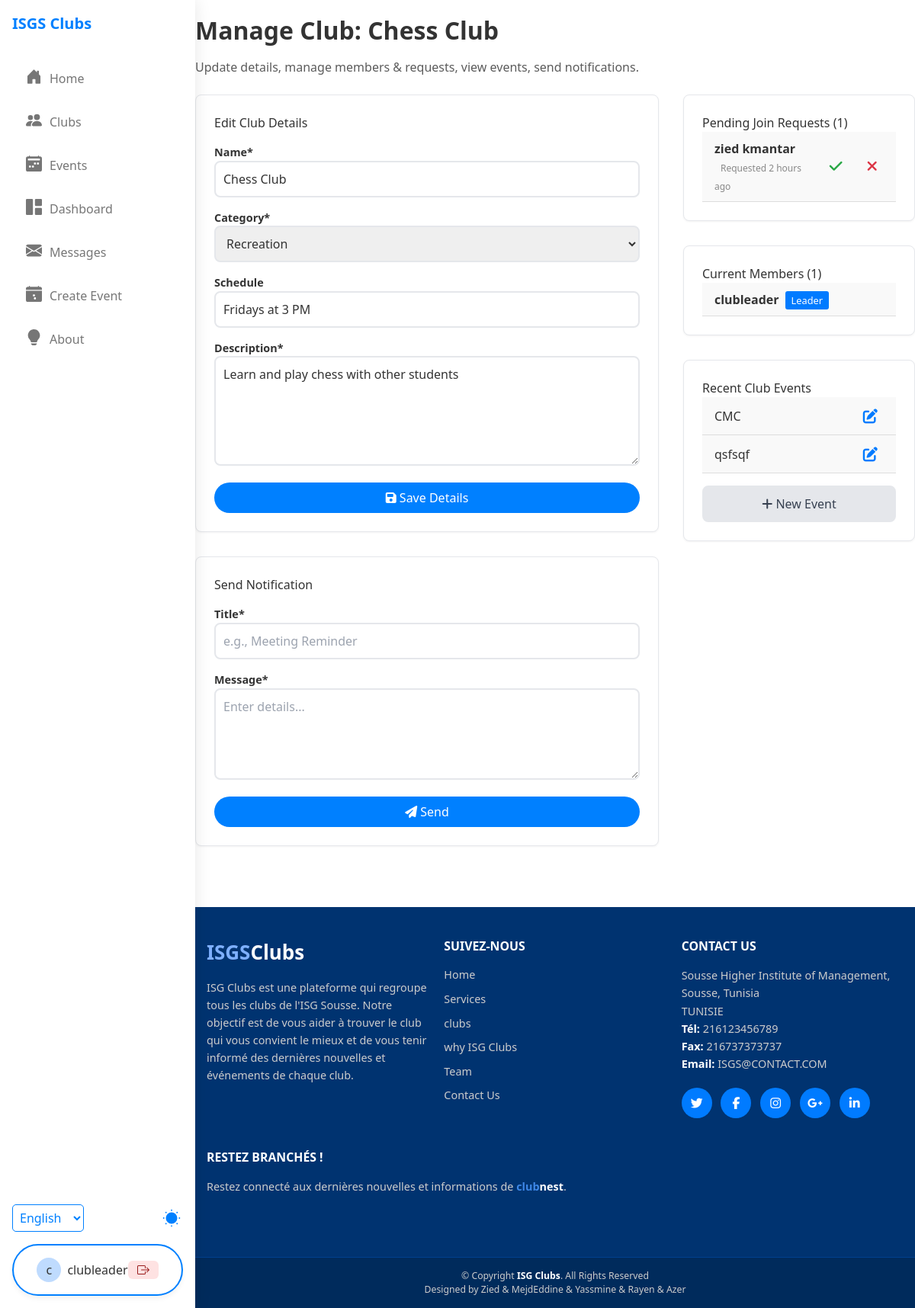
Screenshot of /manage-club.php?id=2 (signed in) with the database file from the repository.
### tables this page shows
CREATE TABLE `clubs` (
  `id` int(11) NOT NULL,
  `name` varchar(100) NOT NULL,
  `description` text DEFAULT NULL,
  `category` varchar(50) NOT NULL,
  `meeting_schedule` varchar(100) DEFAULT NULL,
  `status` enum('pending','active','rejected') NOT NULL DEFAULT 'pending',
  `proposed_by_user_id` int(11) DEFAULT NULL COMMENT 'User ID who submitted the request',
  `created_at` timestamp NOT NULL DEFAULT current_timestamp()
);

CREATE TABLE `club_members` (
  `id` int(11) NOT NULL,
  `user_id` int(11) NOT NULL,
  `club_id` int(11) NOT NULL,
  `role` enum('member','leader','pending') NOT NULL DEFAULT 'pending',
  `joined_at` timestamp NOT NULL DEFAULT current_timestamp()
);

CREATE TABLE `users` (
  `id` int(11) NOT NULL,
  `username` varchar(50) NOT NULL,
  `email` varchar(100) NOT NULL,
  `password` varchar(255) NOT NULL,
  `role` enum('student','club_leader','admin') NOT NULL DEFAULT 'student',
  `is_banned` tinyint(1) NOT NULL DEFAULT 0,
  `ban_reason` text DEFAULT NULL,
  `banned_until` datetime DEFAULT NULL COMMENT 'Null for permanent ban',
  `created_at` timestamp NOT NULL DEFAULT current_timestamp()
);

CREATE TABLE `events` (
  `id` int(11) NOT NULL,
  `club_id` int(11) NOT NULL,
  `name` varchar(150) NOT NULL,
  `description` text DEFAULT NULL,
  `event_date` datetime NOT NULL,
  `event_end_date` datetime DEFAULT NULL COMMENT 'Optional: Date and time the event ends',
  `location` varchar(255) DEFAULT NULL,
  `status` enum('pending','active','rejected') NOT NULL DEFAULT 'pending',
  `poster_image_path` varchar(255) DEFAULT NULL COMMENT 'Path to event poster image',
  `created_at` timestamp NOT NULL DEFAULT current_timestamp(),
  `created_by` int(11) DEFAULT NULL
);

### manage-club.php (the view, shortened to what this page needs)
<?php
require_once 'config/database.php';
$clubId = filter_input(INPUT_GET, 'id', FILTER_VALIDATE_INT);
$canManage = false; $isClubLeader = false; $clubToManage = null; $pageError = null;
try {
    $stmtClub = $pdo->prepare("SELECT * FROM clubs WHERE id = :id"); $stmtClub->bindParam(':id', $clubId, PDO::PARAM_INT); $stmtClub->execute(); $clubToManage = $stmtClub->fetch(PDO::FETCH_ASSOC);
} catch (Exception $e) { error_log("Manage Club Permission/Fetch Error: ".$e->getMessage()); $pageError="Could not load club data."; $clubToManage=false; }
function format_time_ago($datetime, $full = false) {  try{ $now=new DateTime; $ts=strtotime($datetime); if($ts===false)throw new Exception(); $ago=new DateTime('@'.$ts); $diff=$now->diff($ago); $s=['y'=>'year','m'=>'month','d'=>'day','h'=>'hour','i'=>'minute','s'=>'second']; foreach($s as $k=>&$v){if(property_exists($diff,$k)){if($diff->$k)$v=$diff->$k.' '.$v.($diff->$k>1?'s':'');else unset($s[$k]);}else unset($s[$k]);} if(!$full)$s=array_slice($s,0,1); return $s?implode(', ',$s).' ago':'just now'; } catch(Exception $e){ error_log("Time format err: ".$e->getMessage()); $ts=strtotime($datetime); return $ts?date('M j, Y g:i a',$ts):'Invalid date';} }
$availableCategories = ['Academic', 'Arts & Culture', 'Community Service', 'Recreation', 'Sports', 'Technology', 'Social', 'Other'];
$clubMembers = []; $clubEvents = []; $pendingRequests = [];
if ($clubToManage) {
    try {
        $stmtMembers = $pdo->prepare("SELECT u.id, u.username, cm.role FROM users u JOIN club_members cm ON u.id = cm.user_id WHERE cm.club_id = :club_id AND cm.role IN ('leader', 'member') ORDER BY FIELD(cm.role, 'leader', 'member'), u.username ASC");
        $stmtMembers->bindParam(':club_id', $clubId, PDO::PARAM_INT); $stmtMembers->execute(); $clubMembers = $stmtMembers->fetchAll(PDO::FETCH_ASSOC);
        $stmtPending = $pdo->prepare("SELECT u.id, u.username, cm.joined_at FROM users u JOIN club_members cm ON u.id = cm.user_id WHERE cm.club_id = :club_id AND cm.role = 'pending' ORDER BY cm.joined_at ASC");
        $stmtPending->bindParam(':club_id', $clubId, PDO::PARAM_INT); $stmtPending->execute(); $pendingRequests = $stmtPending->fetchAll(PDO::FETCH_ASSOC);
        $stmtEvents = $pdo->prepare("SELECT id, name, event_date FROM events WHERE club_id = :club_id AND status = 'active' ORDER BY event_date DESC LIMIT 10");
        $stmtEvents->bindParam(':club_id', $clubId, PDO::PARAM_INT); $stmtEvents->execute(); $clubEvents = $stmtEvents->fetchAll(PDO::FETCH_ASSOC);
    } catch (Exception $e) { error_log("Manage Club Fetch List Error: ".$e->getMessage()); $pageError = $pageError ?? "Could not load members/events."; }
}
include_once 'header.php';
?>
<main class="main-content manage-club-container">
    <div class="manage-club-wrapper">
        <div class="section-header"> <?php if ($clubToManage): ?> <h1 class="section-title">Manage Club: <?php echo htmlspecialchars($clubToManage['name']); ?></h1> <p class="section-subtitle">Update details, manage members & requests, view events, send notifications.</p> <?php else: ?> <h1 class="section-title">Manage Club</h1> <?php endif; ?> </div>
        <?php if ($clubToManage && !$pageError): ?>
            <div class="manage-club-grid">
                <div class="manage-column-main space-y-8">
                    <section class="card"> <h2 class="section-heading">Edit Club Details</h2> <form method="POST" action="manage-club.php?id=<?php echo $clubId; ?>" class="edit-form space-y-4"> <input type="hidden" name="action" value="update_details"> <div class="form-group"><label for="club_name">Name<span class="required">*</span></label><input type="text" id="club_name" name="club_name" class="form-input" style="width: 100%; border: 2px solid var(--border-color);border-radius: 0.5rem;padding:10px;" value="<?php echo htmlspecialchars($clubToManage['name']);?>" required></div> <div class="form-group"><label for="club_category">Category<span class="required">*</span></label><select id="club_category" name="club_category" class="form-input" style="width: 100%; border: 2px solid var(--border-color);border-radius: 0.5rem;padding:10px;" required><option value="" disabled>-- Select --</option><?php foreach($availableCategories as $cat):?><option value="<?php echo htmlspecialchars($cat);?>" <?php echo($clubToManage['category']===$cat)?'selected':'';?>><?php echo htmlspecialchars($cat);?></option><?php endforeach;?></select></div> <div class="form-group"><label for="club_schedule">Schedule</label><input type="text" id="club_schedule" name="club_schedule" class="form-input" style="width: 100%; border: 2px solid var(--border-color);border-radius: 0.5rem;padding:10px;" value="<?php echo htmlspecialchars($clubToManage['meeting_schedule']??'');?>"></div> <div class="form-group"><label for="club_description">Description<span class="required">*</span></label><textarea id="club_description" name="club_description" class="form-textarea" rows="5" style="width: 100%; border: 2px solid var(--border-color);border-radius: 0.5rem;padding:10px;" required><?php echo htmlspecialchars($clubToManage['description']??'');?></textarea></div> <div class="form-actions"><button type="submit" class="btn btn-primary"><i class="fas fa-save"></i> Save Details</button></div> </form> </section>
                    <section class="card"> <h2 class="section-heading">Send Notification</h2> <form method="POST" action="manage-club.php?id=<?php echo $clubId; ?>" class="space-y-4 dashboard-form"><input type="hidden" name="action" style="width: 100%; border: 2px solid var(--border-color);border-radius: 0.5rem;padding:10px;" value="send_notification"><div class="form-group"><label for="notification_title" class="form-label">Title<span class="required">*</span></label><input type="text" style="width: 100%; border: 2px solid var(--border-color);border-radius: 0.5rem;padding:10px;" id="notification_title" name="notification_title" class="form-input" placeholder="e.g., Meeting Reminder" required></div><div class="form-group"><label for="notification_message" class="form-label">Message<span class="required">*</span></label><textarea id="notification_message" name="notification_message" class="form-textarea" style="width: 100%; border: 2px solid var(--border-color);border-radius: 0.5rem;padding:10px;" rows="4" placeholder="Enter details..." required></textarea></div><div class="form-actions"><button type="submit" class="btn btn-primary"><i class="fas fa-paper-plane"></i> Send</button></div></form> </section>
                </div>
                 <div class="manage-column-sidebar space-y-8">
                    <section class="card">
                        <h2 class="section-heading">Pending Join Requests (<?php echo count($pendingRequests); ?>)</h2>
                        <?php if(count($pendingRequests) > 0): ?>
                            <div class="list-container compact-list">
                                <?php foreach($pendingRequests as $request): ?>
                                    <div class="list-item request-list-item">
                                        <div class="item-main">
                                            <span class="member-name"><?php echo htmlspecialchars($request['username']); ?></span>
                                            <span class="item-meta req-time">Requested <?php echo format_time_ago($request['joined_at']); ?></span>
                                        </div>
                                        <div class="item-action request-actions">
                                             <form method="POST" action="manage-club.php?id=<?php echo $clubId; ?>" class="action-form"><button type="submit" class="btn-action approve" title="Approve"><i class="fas fa-check"></i></button></form>
                                             <form method="POST" action="manage-club.php?id=<?php echo $clubId; ?>" class="action-form" onsubmit="return confirm('Reject join request from <?php echo htmlspecialchars(addslashes($request['username'])); ?>?');"><input type="hidden" name="action" value="reject_request"><input type="hidden" name="user_id" value="<?php echo $request['id']; ?>"><button type="submit" class="btn-action reject" title="Reject"><i class="fas fa-times"></i></button></form>
                                        </div>
                                    </div>
                                <?php endforeach; ?>
                            </div>
                        <?php else: ?>
                             <p class="empty-list-message small">No pending join requests.</p>
                        <?php endif; ?>
                    </section>
                    <section class="card"> <h2 class="section-heading">Current Members (<?php echo count($clubMembers); ?>)</h2> <?php if(count($clubMembers)>0): ?><div class="list-container compact-list"><?php foreach($clubMembers as $member):?><div class="list-item member-list-item"><div class="item-main"><span class="member-name"><?php echo htmlspecialchars($member['username']);?></span><?php if($member['role']==='leader'):?><span class="role-badge leader-badge">Leader</span><?php endif;?></div></div><?php endforeach;?></div><?php else:?><p class="empty-list-message small">No members yet.</p><?php endif;?> </section>
                    <section class="card"> <h2 class="section-heading">Recent Club Events</h2> <?php if(count($clubEvents)>0): ?><div class="list-container compact-list"><?php foreach($clubEvents as $event):?><div class="list-item event-list-item"><div class="item-main"><a href="event-detail.php?id=<?php echo $event['id'];?>" class="item-title event-link"><?php echo htmlspecialchars($event['name']);?></a></div><div class="item-action"><a href="edit_event.php?id=<?php echo $event['id'];?>" class="btn-action edit" title="Edit"><i class="fas fa-edit"></i></a></div></div><?php endforeach;?></div><?php else:?><p class="empty-list-message small">No active events.</p><?php endif;?><div class="form-actions" style="margin-top:1rem;"><a href="create_event.php?club_id=<?php echo $clubId;?>" class="btn btn-secondary btn-sm" style="width: 100%; border: 2px solid var(--border-color);border-radius: 0.5rem;padding:10px;"><i class="fas fa-plus"></i> New Event</a></div> </section>
                 </div>
            </div>
        <?php endif;  ?>
    </div>
    <?php include_once 'footer.php'; ?>
</main>
</body>
</html>

### styles.css (style rules this page uses)
* { margin: 0; padding: 0; box-sizing: border-box; }
body { font-family: sans-serif; background-color: #f0f2f5; display: flex; justify-content: center; align-items: center; min-height: 100vh; color: #333; }
.form-group { margin-bottom: 20px; }
label { display: block; font-size: 0.9em; font-weight: 600; color: #333; }

### styles2.css (style rules this page uses)
:root { --primary-color: hsl(210 100% 50%); --background-color: #ffffff; --text-color: #333333; --border-color: #e5e7eb; }
body { margin: 0; font-family: Arial, sans-serif; background-color: var(--background-color); color: var(--text-color); }
.btn { display: block; width: 100%; padding: 0.5rem 1rem; border-radius: 9999px; text-align: center; text-decoration: none; margin-top: 10px; transition: background-color 0.2s ease; }
.btn-primary { background-color: var(--primary-color); color: #ffffff; }
.main-content { margin-left: 256px; }
.section-header { max-width: 600px; margin-left: auto; margin-right: auto; }
.section-title { font-size: 2rem; font-weight: bold; margin-bottom: 0.75rem; color: var(--text-color); }
.section-subtitle { font-size: 1rem; color: var(--text-color); opacity: 0.8; }
.card { background-color: var(--background-color); border: 1px solid var(--border-color); border-radius: 0.5rem; padding: 1.5rem; box-shadow: 0 4px 6px rgba(0, 0, 0, 0.05); transition: box-shadow 0.2s ease, transform 0.2s ease; }
.card { background-color: var(--background-color); border: 1px solid var(--border-color); border-radius: 8px; box-shadow: 0 1px 3px rgba(0,0,0,0.05); }
.action-form { margin: 0; padding: 0; display: flex; flex-grow: 1; }
.btn-secondary { background-color: #e5e7eb; color: #374151; border: 1px solid transparent; }

### manage-club.php (style rules this page uses)
.manage-club-container .manage-club-wrapper { max-width: 1100px; margin: 1rem auto; }
.manage-club-grid { display: grid; grid-template-columns: repeat(1, 1fr); gap: 2rem; }
@media (min-width: 992px) { .manage-club-grid { grid-template-columns: 2fr 1fr; } }
.section-header { text-align: left; max-width: none; margin-bottom: 1.5rem; }
.space-y-8 > * + * { margin-top: 2rem; }
.list-item { align-items: center; }
.compact-list .list-item { padding: 0.6rem 1rem; }
.request-list-item, .member-list-item, .event-list-item { display: flex; justify-content: space-between; align-items: center; padding: 0.6rem 1rem; border-bottom: 1px solid #ddd; background-color: #f9f9f9; transition: background-color 0.2s; cursor: pointer; }
.item-main { flex-grow: 1; }
.item-main .member-name { font-weight: bold; }
.item-main .role-badge { background-color: #007bff; color: #fff; padding: 0.2rem 0.5rem; border-radius: 3px; font-size: 0.8rem; margin-left: 0.5rem; }
.item-action { display: flex; align-items: center; }
.item-action .btn-action { margin-left: 0.5rem; }
.item-action .btn-action.edit { color: #007bff; }
.item-action .btn-action.approve { color: #28a745; }
.item-action .btn-action.reject { color: #dc3545; }
.item-action .btn-action.edit, .item-action .btn-action.approve, .item-action .btn-action.reject { font-size: 1.2rem; }
.item-action .btn-action i { margin: 0; }
.item-action .btn-action.approve, .item-action .btn-action.reject { border-radius: 3px; }
.item-action .btn-action.edit, .item-action .btn-action.approve, .item-action .btn-action.reject { padding: 0.3rem 0.5rem; }
.item-action .btn-action.edit, .item-action .btn-action.approve, .item-action .btn-action.reject { border-radius: 3px; }
.request-actions { display: inline-flex; gap: 0.5rem; }
.req-time { font-size: 0.75rem; color: #888; margin-left: 0.5rem; }
.btn-action { background: none; border: none; cursor: pointer; padding: 0.3rem 0.4rem; font-size: 1rem; line-height: 1; border-radius: 3px; transition: background-color 0.2s, color 0.2s; }
.btn-action.approve { color: #155724; }
.btn-action.reject { color: #721c24; }

### rows the page displays
clubs: name "Chess Club", club_name "Chess Club", club_category "Recreation", club_schedule "Fridays at 3 PM", club_description "Learn and play chess with other students"
club_members: user.username "zied kmantar", joined_at "2 hours ago"
club_members: user.username "clubleader", role "Leader"
events: name "CMC"
events: name "qsfsqf"

### other values shown
substr($_SESSION['user']['username'], 0, 1) "c"
$_SESSION['user']['username'] "clubleader"
count($pendingRequests) "1"
count($clubMembers) "1"
